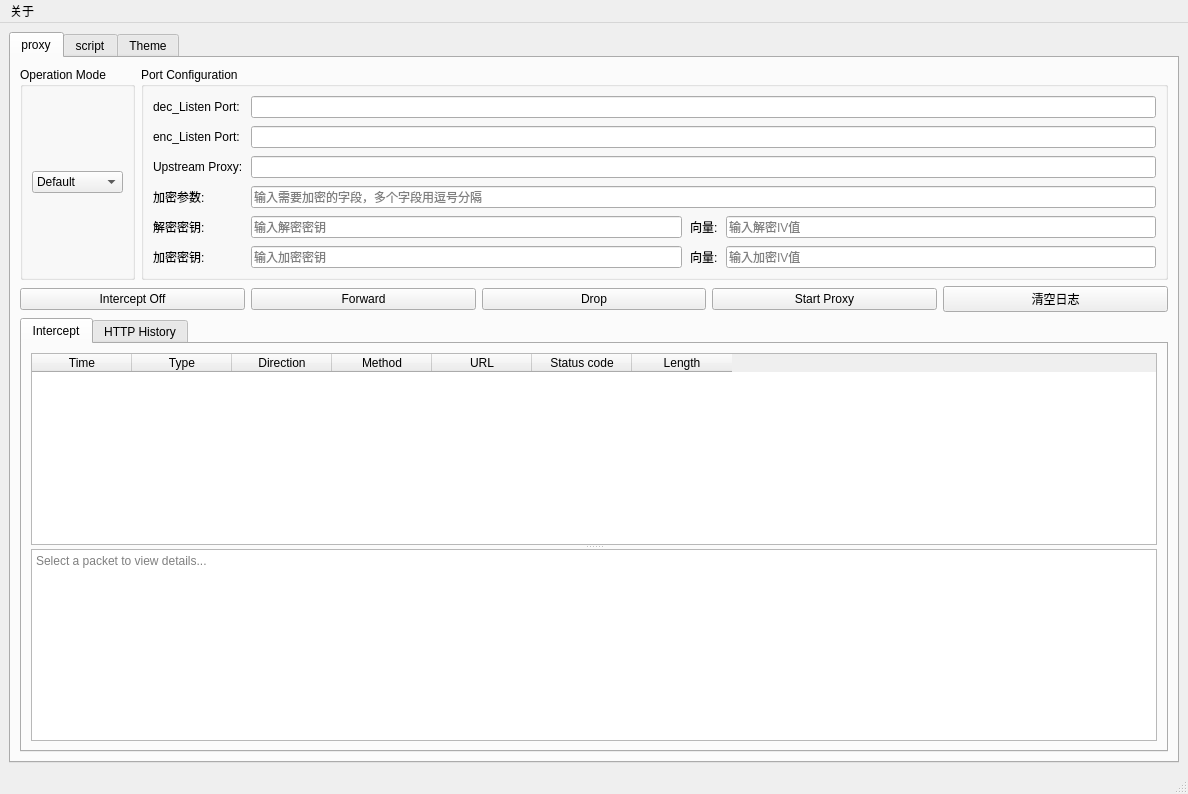
<?xml version="1.0" encoding="UTF-8"?>
<ui version="4.0">
 <class>MainWindow</class>
 <widget class="QMainWindow" name="MainWindow">
  <property name="geometry">
   <rect>
    <x>0</x>
    <y>0</y>
    <width>1188</width>
    <height>794</height>
   </rect>
  </property>
  <widget class="QWidget" name="centralwidget">
   <layout class="QVBoxLayout" name="verticalLayout">
    <item>
     <widget class="QTabWidget" name="tabWidget">
      <property name="currentIndex">
       <number>0</number>
      </property>
      <widget class="QWidget" name="proxy">
       <attribute name="title">
        <string>proxy</string>
       </attribute>
       <layout class="QVBoxLayout">
        <item>
         <layout class="QHBoxLayout" name="mode_layout">
          <item>
           <widget class="QGroupBox" name="mode_group">
            <property name="minimumSize">
             <size>
              <width>115</width>
              <height>173</height>
             </size>
            </property>
            <property name="title">
             <string>Operation Mode</string>
            </property>
            <layout class="QVBoxLayout">
             <property name="spacing">
              <number>9</number>
             </property>
             <item>
              <widget class="QComboBox" name="mode_combo">
               <property name="minimumContentsLength">
                <number>0</number>
               </property>
               <item>
                <property name="text">
                 <string>Default</string>
                </property>
               </item>
               <item>
                <property name="text">
                 <string>Decrypt</string>
                </property>
               </item>
               <item>
                <property name="text">
                 <string>Encrypt</string>
                </property>
               </item>
               <item>
                <property name="text">
                 <string>Both</string>
                </property>
               </item>
              </widget>
             </item>
            </layout>
           </widget>
          </item>
          <item>
           <widget class="QGroupBox" name="port_group">
            <property name="title">
             <string>Port Configuration</string>
            </property>
            <layout class="QFormLayout">
             <property name="formAlignment">
              <set>Qt::AlignLeading|Qt::AlignLeft|Qt::AlignVCenter</set>
             </property>
             <property name="horizontalSpacing">
              <number>8</number>
             </property>
             <property name="verticalSpacing">
              <number>8</number>
             </property>
             <item row="0" column="0">
              <widget class="QLabel" name="label">
               <property name="text">
                <string>dec_Listen Port:</string>
               </property>
              </widget>
             </item>
             <item row="0" column="1">
              <widget class="QLineEdit" name="lineEdit"/>
             </item>
             <item row="1" column="1">
              <widget class="QLineEdit" name="listen_port_input"/>
             </item>
             <item row="3" column="0">
              <widget class="QLabel" name="upstream_label">
               <property name="text">
                <string>Upstream Proxy:</string>
               </property>
              </widget>
             </item>
             <item row="3" column="1">
              <widget class="QLineEdit" name="upstream_input"/>
             </item>
             <item row="1" column="0">
              <widget class="QLabel" name="listen_port_label">
               <property name="text">
                <string>enc_Listen Port:</string>
               </property>
              </widget>
             </item>
             <item row="4" column="0">
              <widget class="QLabel" name="encrypt_params_label">
               <property name="text">
                <string>加密参数:</string>
               </property>
              </widget>
             </item>
             <item row="4" column="1">
              <widget class="QLineEdit" name="encrypt_params_input">
               <property name="placeholderText">
                <string>输入需要加密的字段，多个字段用逗号分隔</string>
               </property>
              </widget>
             </item>
             <item row="5" column="0">
              <widget class="QLabel" name="dec_key_label">
               <property name="text">
                <string>解密密钥:</string>
               </property>
              </widget>
             </item>
             <item row="5" column="1">
              <layout class="QHBoxLayout">
               <property name="spacing">
                <number>8</number>
               </property>
               <item>
                <widget class="QLineEdit" name="dec_key_input">
                 <property name="placeholderText">
                  <string>输入解密密钥</string>
                 </property>
                </widget>
               </item>
               <item>
                <widget class="QLabel" name="dec_iv_label">
                 <property name="text">
                  <string>向量:</string>
                 </property>
                </widget>
               </item>
               <item>
                <widget class="QLineEdit" name="dec_iv_input">
                 <property name="placeholderText">
                  <string>输入解密IV值</string>
                 </property>
                </widget>
               </item>
              </layout>
             </item>
             <item row="6" column="0">
              <widget class="QLabel" name="enc_key_label">
               <property name="text">
                <string>加密密钥:</string>
               </property>
              </widget>
             </item>
             <item row="6" column="1">
              <layout class="QHBoxLayout">
               <property name="spacing">
                <number>8</number>
               </property>
               <item>
                <widget class="QLineEdit" name="enc_key_input">
                 <property name="placeholderText">
                  <string>输入加密密钥</string>
                 </property>
                </widget>
               </item>
               <item>
                <widget class="QLabel" name="enc_iv_label">
                 <property name="text">
                  <string>向量:</string>
                 </property>
                </widget>
               </item>
               <item>
                <widget class="QLineEdit" name="enc_iv_input">
                 <property name="placeholderText">
                  <string>输入加密IV值</string>
                 </property>
                </widget>
               </item>
              </layout>
             </item>
            </layout>
           </widget>
          </item>
         </layout>
        </item>
        <item>
         <layout class="QHBoxLayout" name="control_layout">
          <item>
           <widget class="QPushButton" name="intercept_btn">
            <property name="text">
             <string>Intercept Off</string>
            </property>
            <property name="icon">
             <iconset>
              <normaloff>../../resource/icon/开关-关.png</normaloff>../../resource/icon/开关-关.png</iconset>
            </property>
           </widget>
          </item>
          <item>
           <widget class="QPushButton" name="forward_btn">
            <property name="text">
             <string>Forward</string>
            </property>
           </widget>
          </item>
          <item>
           <widget class="QPushButton" name="drop_btn">
            <property name="text">
             <string>Drop</string>
            </property>
           </widget>
          </item>
          <item>
           <widget class="QPushButton" name="start_btn">
            <property name="text">
             <string>Start Proxy</string>
            </property>
              <property name="visible">
               <bool>false</bool> <!-- 设置为不可见 -->
              </property>
           </widget>
          </item>
          <item>
           <widget class="QPushButton" name="clear_log_button">
            <property name="text">
             <string>清空日志</string>
            </property>
           </widget>
          </item>
         </layout>
        </item>
        <item>
         <widget class="QTabWidget" name="main_tabs">
          <property name="currentIndex">
           <number>0</number>
          </property>
          <widget class="QWidget" name="tab_intercept">
           <attribute name="title">
            <string>Intercept</string>
           </attribute>
           <layout class="QVBoxLayout">
            <item>
             <widget class="QSplitter" name="splitter">
              <property name="orientation">
               <enum>Qt::Vertical</enum>
              </property>
              <widget class="QTableWidget" name="packet_table">
               <property name="rowCount">
                <number>0</number>
               </property>
               <property name="columnCount">
                <number>7</number>
               </property>
               <column>
                <property name="text">
                 <string>Time</string>
                </property>
               </column>
               <column>
                <property name="text">
                 <string>Type</string>
                </property>
               </column>
               <column>
                <property name="text">
                 <string>Direction</string>
                </property>
               </column>
               <column>
                <property name="text">
                 <string>Method</string>
                </property>
               </column>
               <column>
                <property name="text">
                 <string>URL</string>
                </property>
               </column>
               <column>
                <property name="text">
                 <string>Status code</string>
                </property>
               </column>
               <column>
                <property name="text">
                 <string>Length</string>
                </property>
               </column>
              </widget>
              <widget class="QTextEdit" name="packet_detail">
               <property name="readOnly">
                <bool>true</bool>
               </property>
               <property name="placeholderText">
                <string>Select a packet to view details...</string>
               </property>
              </widget>
             </widget>
            </item>
           </layout>
          </widget>
          <widget class="QWidget" name="tab_history">
           <attribute name="title">
            <string>HTTP History</string>
           </attribute>
           <layout class="QVBoxLayout">
            <item>
             <widget class="QTableWidget" name="history_table">
              <property name="layoutDirection">
               <enum>Qt::LeftToRight</enum>
              </property>
              <property name="autoScrollMargin">
               <number>16</number>
              </property>
              <property name="rowCount">
               <number>0</number>
              </property>
              <property name="columnCount">
               <number>12</number>
              </property>
              <column>
               <property name="text">
                <string>#</string>
               </property>
               <property name="font">
                <font>
                 <pointsize>9</pointsize>
                </font>
               </property>
               <property name="textAlignment">
                <set>AlignLeading|AlignVCenter</set>
               </property>
              </column>
              <column>
               <property name="text">
                <string>Method</string>
               </property>
               <property name="textAlignment">
                <set>AlignLeading|AlignVCenter</set>
               </property>
              </column>
              <column>
               <property name="text">
                <string>Host</string>
               </property>
               <property name="textAlignment">
                <set>AlignLeading|AlignVCenter</set>
               </property>
              </column>
              <column>
               <property name="text">
                <string>Url</string>
               </property>
               <property name="textAlignment">
                <set>AlignLeading|AlignVCenter</set>
               </property>
              </column>
              <column>
               <property name="text">
                <string>Params</string>
               </property>
               <property name="textAlignment">
                <set>AlignLeading|AlignVCenter</set>
               </property>
              </column>
              <column>
               <property name="text">
                <string>Length</string>
               </property>
               <property name="textAlignment">
                <set>AlignLeading|AlignVCenter</set>
               </property>
              </column>
              <column>
               <property name="text">
                <string>MIME type</string>
               </property>
               <property name="textAlignment">
                <set>AlignLeading|AlignVCenter</set>
               </property>
              </column>
              <column>
               <property name="text">
                <string>Extension</string>
               </property>
               <property name="textAlignment">
                <set>AlignLeading|AlignVCenter</set>
               </property>
              </column>
              <column>
               <property name="text">
                <string>Title</string>
               </property>
               <property name="textAlignment">
                <set>AlignLeading|AlignVCenter</set>
               </property>
              </column>
              <column>
               <property name="text">
                <string>Ip</string>
               </property>
               <property name="textAlignment">
                <set>AlignLeading|AlignVCenter</set>
               </property>
              </column>
              <column>
               <property name="text">
                <string>Time</string>
               </property>
               <property name="textAlignment">
                <set>AlignLeading|AlignTop</set>
               </property>
              </column>
              <column>
               <property name="text">
                <string>Listen port</string>
               </property>
               <property name="textAlignment">
                <set>AlignLeading|AlignVCenter</set>
               </property>
              </column>
             </widget>
            </item>
           </layout>
          </widget>
         </widget>
        </item>
       </layout>
      </widget>
      <widget class="QWidget" name="script">
       <attribute name="title">
        <string>script</string>
       </attribute>
       <layout class="QVBoxLayout" name="scriptLayout">
        <item>
         <widget class="QTabWidget" name="script_tabs">
          <widget class="QWidget" name="encrypt_tab">
           <attribute name="title">
            <string>加密脚本</string>
           </attribute>
           <layout class="QVBoxLayout" name="encrypt_layout">
            <item>
             <layout class="QHBoxLayout" name="encrypt_combo_layout">
              <item>
               <widget class="QLabel" name="encrypt_label">
                <property name="text">
                 <string>加密脚本:</string>
                </property>
               </widget>
              </item>
              <item>
               <widget class="QComboBox" name="encrypt_script_combo"/>
              </item>
             </layout>
            </item>
            <item>
             <widget class="QTextEdit" name="encrypt_script_content">
              <property name="font">
               <font>
                <pointsize>22</pointsize>
               </font>
              </property>
              <property name="placeholderText">
               <string>选择加密脚本查看内容...</string>
              </property>
             </widget>
            </item>
           </layout>
          </widget>
          <widget class="QWidget" name="decrypt_tab">
           <attribute name="title">
            <string>解密脚本</string>
           </attribute>
           <layout class="QVBoxLayout" name="decrypt_layout">
            <item>
             <layout class="QHBoxLayout" name="decrypt_combo_layout">
              <item>
               <widget class="QLabel" name="decrypt_label">
                <property name="text">
                 <string>解密脚本:</string>
                </property>
               </widget>
              </item>
              <item>
               <widget class="QComboBox" name="decrypt_script_combo"/>
              </item>
             </layout>
            </item>
            <item>
             <widget class="QTextEdit" name="decrypt_script_content">
              <property name="font">
               <font>
                <pointsize>22</pointsize>
               </font>
              </property>
              <property name="placeholderText">
               <string>选择解密脚本查看内容...</string>
              </property>
             </widget>
            </item>
           </layout>
          </widget>
          <widget class="QWidget" name="both_tab">
           <attribute name="title">
            <string>双向脚本</string>
           </attribute>
           <layout class="QVBoxLayout" name="both_layout">
            <item>
             <layout class="QHBoxLayout" name="both_combo_layout">
              <item>
               <widget class="QLabel" name="both_label">
                <property name="text">
                 <string>双向脚本:</string>
                </property>
               </widget>
              </item>
              <item>
               <widget class="QComboBox" name="both_script_combo"/>
              </item>
             </layout>
            </item>
            <item>
             <widget class="QTextEdit" name="both_script_content">
              <property name="font">
               <font>
                <pointsize>22</pointsize>
               </font>
              </property>
              <property name="placeholderText">
               <string>选择双向脚本查看内容...</string>
              </property>
             </widget>
            </item>
           </layout>
          </widget>
          <widget class="QWidget" name="hook_tab">
           <attribute name="title">
            <string>Hook脚本</string>
           </attribute>
           <layout class="QVBoxLayout" name="hook_layout">
            <item>
             <layout class="QHBoxLayout" name="hook_combo_layout">
              <item>
               <widget class="QLabel" name="hook_label">
                <property name="text">
                 <string>Hook脚本:</string>
                </property>
               </widget>
              </item>
              <item>
               <widget class="QComboBox" name="hook_script_combo"/>
              </item>
             </layout>
            </item>
            <item>
             <widget class="QTextEdit" name="hook_script_content">
              <property name="font">
               <font>
                <pointsize>14</pointsize>
               </font>
              </property>
              <property name="placeholderText">
               <string>选择Hook脚本查看内容...</string>
              </property>
             </widget>
            </item>
           </layout>
          </widget>
         </widget>
        </item>
       </layout>
      </widget>
      <widget class="QWidget" name="tab">
       <attribute name="title">
        <string>Theme</string>
       </attribute>
       <layout class="QVBoxLayout" name="tab_layout">
        <item>
         <layout class="QHBoxLayout" name="theme_layout" stretch="0,0,0,8">
          <property name="sizeConstraint">
           <enum>QLayout::SetFixedSize</enum>
          </property>
          <item>
           <widget class="QLabel" name="theme_lable1">
            <property name="text">
             <string>Select</string>
            </property>
           </widget>
          </item>
          <item>
           <widget class="QLabel" name="theme_label2">
            <property name="text">
             <string>Theme:</string>
            </property>
           </widget>
          </item>
          <item>
           <spacer name="horizontalSpacer">
            <property name="orientation">
             <enum>Qt::Horizontal</enum>
            </property>
            <property name="sizeHint" stdset="0">
             <size>
              <width>25</width>
              <height>66</height>
             </size>
            </property>
           </spacer>
          </item>
          <item>
           <widget class="QComboBox" name="theme_combo"/>
          </item>
         </layout>
        </item>
        <item>
         <widget class="QTextBrowser" name="textBrowser">
          <property name="sizePolicy">
           <sizepolicy hsizetype="Expanding" vsizetype="Expanding">
            <horstretch>0</horstretch>
            <verstretch>0</verstretch>
           </sizepolicy>
          </property>
          <property name="html">
           <string>&lt;!DOCTYPE HTML PUBLIC &quot;-//W3C//DTD HTML 4.0//EN&quot; &quot;http://www.w3.org/TR/REC-html40/strict.dtd&quot;&gt;
&lt;html&gt;&lt;head&gt;&lt;meta name=&quot;qrichtext&quot; content=&quot;1&quot; /&gt;&lt;meta charset=&quot;utf-8&quot; /&gt;&lt;style type=&quot;text/css&quot;&gt;
p, li { white-space: pre-wrap; }
hr { height: 1px; border-width: 0; }
li.unchecked::marker { content: &quot;\2610&quot;; }
li.checked::marker { content: &quot;\2612&quot;; }
&lt;/style&gt;&lt;/head&gt;&lt;body style=&quot; font-family:'Microsoft YaHei UI'; font-size:9pt; font-weight:400; font-style:normal;&quot;&gt;
&lt;p style=&quot; margin-top:0px; margin-bottom:0px; margin-left:0px; margin-right:0px; -qt-block-indent:0; text-indent:0px;&quot;&gt;                                                        &lt;/p&gt;
&lt;p style=&quot; margin-top:0px; margin-bottom:0px; margin-left:0px; margin-right:0px; -qt-block-indent:0; text-indent:0px;&quot;&gt;                                                         &lt;/p&gt;
&lt;p style=&quot; margin-top:0px; margin-bottom:0px; margin-left:0px; margin-right:0px; -qt-block-indent:0; text-indent:0px;&quot;&gt;&lt;span style=&quot; font-size:18pt;&quot;&gt;Create                                                        by:&lt;/span&gt;                                                         &lt;/p&gt;
&lt;p style=&quot; margin-top:0px; margin-bottom:0px; margin-left:0px; margin-right:0px; -qt-block-indent:0; text-indent:0px;&quot;&gt;                                                         &lt;/p&gt;
&lt;p style=&quot; margin-top:0px; margin-bottom:0px; margin-left:0px; margin-right:0px; -qt-block-indent:0; text-indent:0px;&quot;&gt;&lt;span style=&quot; font-size:18pt;&quot;&gt;Lingdu&lt;/span&gt;                                                                                                                &lt;/p&gt;
&lt;p style=&quot; margin-top:0px; margin-bottom:0px; margin-left:0px; margin-right:0px; -qt-block-indent:0; text-indent:0px;&quot;&gt;                                                         &lt;/p&gt;
&lt;p style=&quot; margin-top:0px; margin-bottom:0px; margin-left:0px; margin-right:0px; -qt-block-indent:0; text-indent:0px;&quot;&gt;&lt;span style=&quot; font-size:18pt;&quot;&gt;此工具用于解决渗透测试中加解密的难题，实现全自动解密数据包，然后发到burp中，让burp中只出现明文的数据。&lt;/span&gt;                                                                                                                &lt;/p&gt;
&lt;p style=&quot; margin-top:0px; margin-bottom:0px; margin-left:0px; margin-right:0px; -qt-block-indent:0; text-indent:0px;&quot;&gt;                                                     &lt;/p&gt;&lt;/body&gt;&lt;/html&gt;</string>
          </property>
         </widget>
        </item>
       </layout>
      </widget>
     </widget>
    </item>
   </layout>
  </widget>
  <widget class="QMenuBar" name="menubar">
   <property name="geometry">
    <rect>
     <x>0</x>
     <y>0</y>
     <width>1188</width>
     <height>22</height>
    </rect>
   </property>
   <widget class="QMenu" name="menu">
    <property name="title">
     <string>关于</string>
    </property>
   </widget>
   <addaction name="menu"/>
  </widget>
  <widget class="QStatusBar" name="statusbar"/>
 </widget>
 <resources/>
 <connections/>
</ui>
